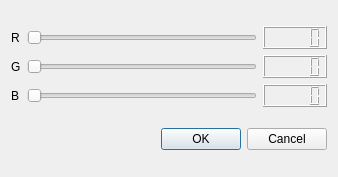
<?xml version="1.0" encoding="UTF-8"?>
<ui version="4.0">
 <class>Dialog</class>
 <widget class="QDialog" name="Dialog">
  <property name="geometry">
   <rect>
    <x>0</x>
    <y>0</y>
    <width>338</width>
    <height>177</height>
   </rect>
  </property>
  <property name="windowTitle">
   <string>Dialog</string>
  </property>
  <layout class="QVBoxLayout" name="verticalLayout">
   <item>
    <layout class="QGridLayout" name="gridLayout">
     <item row="1" column="2">
      <widget class="QLCDNumber" name="lcdNumber_2"/>
     </item>
     <item row="1" column="0">
      <widget class="QLabel" name="label_3">
       <property name="text">
        <string>G</string>
       </property>
      </widget>
     </item>
     <item row="0" column="2">
      <widget class="QLCDNumber" name="lcdNumber"/>
     </item>
     <item row="2" column="0">
      <widget class="QLabel" name="label_5">
       <property name="text">
        <string>B</string>
       </property>
      </widget>
     </item>
     <item row="1" column="1">
      <widget class="QSlider" name="horizontalSliderG">
       <property name="maximum">
        <number>255</number>
       </property>
       <property name="orientation">
        <enum>Qt::Horizontal</enum>
       </property>
      </widget>
     </item>
     <item row="2" column="1">
      <widget class="QSlider" name="horizontalSliderB">
       <property name="maximum">
        <number>255</number>
       </property>
       <property name="orientation">
        <enum>Qt::Horizontal</enum>
       </property>
      </widget>
     </item>
     <item row="2" column="2">
      <widget class="QLCDNumber" name="lcdNumber_3"/>
     </item>
     <item row="0" column="0">
      <widget class="QLabel" name="label">
       <property name="text">
        <string>R</string>
       </property>
      </widget>
     </item>
     <item row="0" column="1">
      <widget class="QSlider" name="horizontalSliderR">
       <property name="maximum">
        <number>255</number>
       </property>
       <property name="orientation">
        <enum>Qt::Horizontal</enum>
       </property>
      </widget>
     </item>
    </layout>
   </item>
   <item>
    <widget class="QDialogButtonBox" name="buttonBox">
     <property name="orientation">
      <enum>Qt::Horizontal</enum>
     </property>
     <property name="standardButtons">
      <set>QDialogButtonBox::Cancel|QDialogButtonBox::Ok</set>
     </property>
    </widget>
   </item>
  </layout>
 </widget>
 <resources/>
 <connections>
  <connection>
   <sender>buttonBox</sender>
   <signal>accepted()</signal>
   <receiver>Dialog</receiver>
   <slot>accept()</slot>
   <hints>
    <hint type="sourcelabel">
     <x>227</x>
     <y>157</y>
    </hint>
    <hint type="destinationlabel">
     <x>157</x>
     <y>176</y>
    </hint>
   </hints>
  </connection>
  <connection>
   <sender>buttonBox</sender>
   <signal>rejected()</signal>
   <receiver>Dialog</receiver>
   <slot>reject()</slot>
   <hints>
    <hint type="sourcelabel">
     <x>295</x>
     <y>163</y>
    </hint>
    <hint type="destinationlabel">
     <x>286</x>
     <y>176</y>
    </hint>
   </hints>
  </connection>
  <connection>
   <sender>horizontalSliderR</sender>
   <signal>valueChanged(int)</signal>
   <receiver>lcdNumber</receiver>
   <slot>display(int)</slot>
   <hints>
    <hint type="sourcelabel">
     <x>241</x>
     <y>27</y>
    </hint>
    <hint type="destinationlabel">
     <x>276</x>
     <y>31</y>
    </hint>
   </hints>
  </connection>
  <connection>
   <sender>horizontalSliderG</sender>
   <signal>valueChanged(int)</signal>
   <receiver>lcdNumber_2</receiver>
   <slot>display(int)</slot>
   <hints>
    <hint type="sourcelabel">
     <x>189</x>
     <y>76</y>
    </hint>
    <hint type="destinationlabel">
     <x>305</x>
     <y>72</y>
    </hint>
   </hints>
  </connection>
  <connection>
   <sender>horizontalSliderB</sender>
   <signal>valueChanged(int)</signal>
   <receiver>lcdNumber_3</receiver>
   <slot>display(int)</slot>
   <hints>
    <hint type="sourcelabel">
     <x>148</x>
     <y>108</y>
    </hint>
    <hint type="destinationlabel">
     <x>286</x>
     <y>113</y>
    </hint>
   </hints>
  </connection>
 </connections>
</ui>
